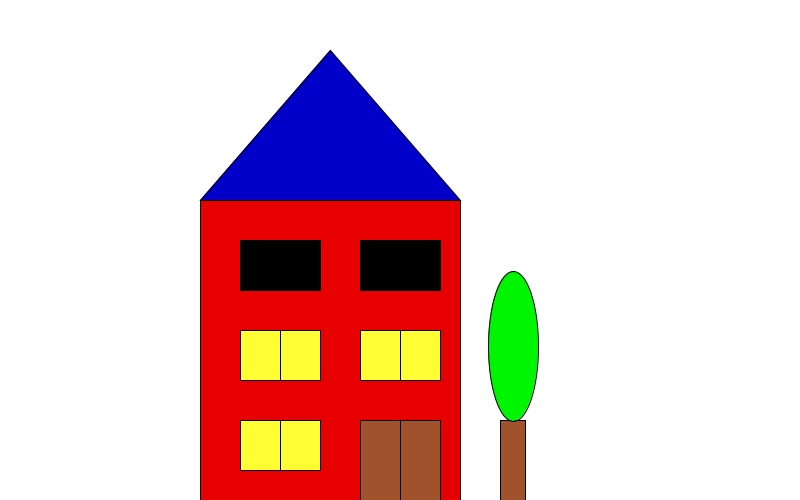
Frame 1 (no input)
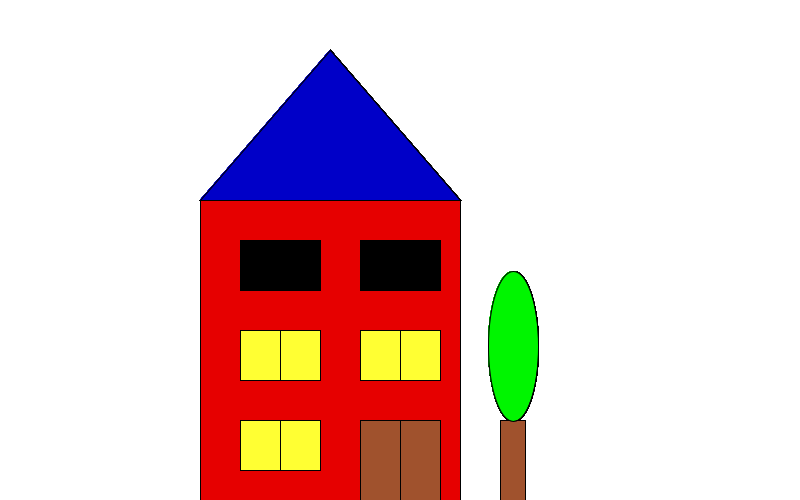
Frame 60 (the mouse pressed at the canvas centre just before this capture)
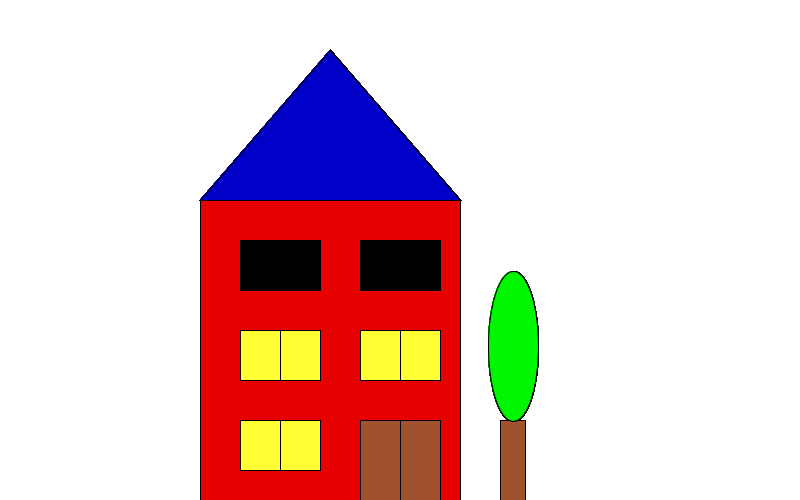
Frame 120 (the mouse held since frame 60 and released just before this capture)

The Processing sketch that drew these frames (run headless with seeded random() and noise(); from frame 60 on, the mouse is pressed at the canvas centre):

// Processing sketch: task_02
// ── task_02.pde
void setup() {
  size(800, 500);
  background(255, 255, 255);
  surface.setTitle("Task 02 - Building");
}

void draw() {
  //Building
  fill(230, 0, 0);
  rect(200, 200, 260, 300);
  
  //Roof
  fill(0, 0, 200);
  triangle(200, 200, 460, 200, 330, 50);
   
  //Door
  fill(160, 82, 45); 
  rect(360, 420, 80, 120);
  fill(0);
  line(400, 420, 400, 500);
  
  //Windows
  fill(255,255,51);
  rect(240, 420, 80, 50);
  fill(0);
  line(280, 420, 280, 470);
  
  fill(255,255,51);
  rect(240, 330, 80, 50);
  fill(0);
  line(280, 330, 280, 380);
  
  fill(0);
  rect(240, 240, 80, 50);
  
  fill(255,255,51);
  rect(360, 330, 80, 50);
  fill(0);
  line(400, 330, 400, 380);
  
  fill(0);
  rect(360, 240, 80, 50);
   
  //Tree
  fill(160, 82, 45); 
  rect(500, 420, 25, 80); 
  
  fill(0, 245, 0);
  ellipse(513, 346, 50, 150);
  
  save("task_02_building.png");
}
